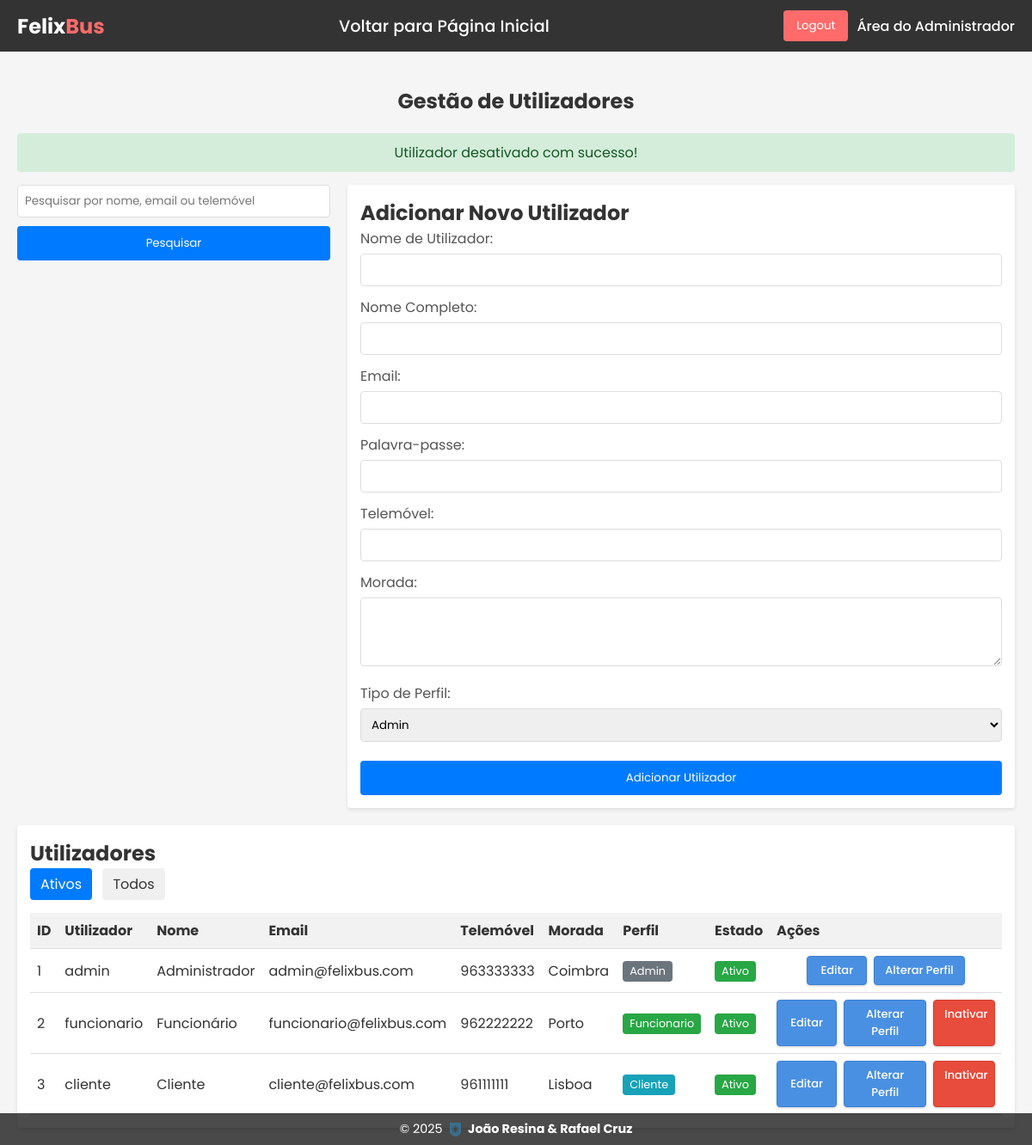
The page /paginas/gerir_utilizadores.php?alterar_estado=1&id=2&ativo=0&mostrar_inativos=0 (signed in) on the database its author committed.
### tables this page shows
CREATE TABLE utilizadores (
    id INT AUTO_INCREMENT PRIMARY KEY,
    user VARCHAR(20) UNIQUE NOT NULL,  
    pwd VARCHAR(255) NOT NULL,  
    nome VARCHAR(100) NOT NULL,
    email VARCHAR(150) UNIQUE NOT NULL,
    telemovel VARCHAR(20) NOT NULL,
    morada TEXT NOT NULL,
    tipo_perfil INT NOT NULL DEFAULT 4,  
    FOREIGN KEY (tipo_perfil) REFERENCES perfis(id)
);

CREATE TABLE perfis (
    id INT PRIMARY KEY,
    descricao VARCHAR(20) NOT NULL  
);

### paginas/gerir_utilizadores.php (the view, shortened to what this page needs)
<?php
function h($string) {
    return htmlspecialchars($string, ENT_QUOTES, 'UTF-8');
}
$mensagem = '';
$tipo_mensagem = '';
$mostrar_inativos = isset($_GET['mostrar_inativos']) ? (int)$_GET['mostrar_inativos'] : 0;
$pesquisa = isset($_GET['pesquisa']) ? mysqli_real_escape_string($conn, $_GET['pesquisa']) : '';
if (isset($_GET['alterar_estado']) && isset($_GET['id']) && $_GET['id'] != $_SESSION['id_utilizador']) {
    $id = intval($_GET['id']);
    $ativo = intval($_GET['ativo']);
    if (mysqli_query($conn, "UPDATE utilizadores SET ativo = $ativo WHERE id = $id")) {
        $mensagem = "Utilizador " . ($ativo == 1 ? "ativado" : "desativado") . " com sucesso!";
        $tipo_mensagem = "success";
    } else {
        $mensagem = "Erro ao alterar estado do utilizador: " . mysqli_error($conn);
        $tipo_mensagem = "danger";
    }
}
$perfis = [];
$result_perfis = mysqli_query($conn, "SELECT * FROM perfis ORDER BY id ASC");
while ($row = mysqli_fetch_assoc($result_perfis)) {
    $perfis[$row['id']] = $row['descricao'];
}
$sql = "SELECT u.*, p.descricao as perfil_nome
        FROM utilizadores u
        JOIN perfis p ON u.tipo_perfil = p.id
        WHERE 1=1";
if (!$mostrar_inativos) {
    $sql .= " AND u.ativo = 1";
}
$sql .= " ORDER BY u.id ASC";
$utilizadores = mysqli_query($conn, $sql);
?>
<!DOCTYPE html>
<html lang="pt">
<head>
    <link rel="stylesheet" href="gerir_utilizadores.css">
</head>
<body>
    <nav>
        <div class="logo">
            <h1>Felix<span>Bus</span></h1>
        </div>
        <div class="links" style="display: flex; justify-content: center; width: 50%;">
            <div class="link"> <a href="pg_admin.php" style="font-size: 1.2rem; font-weight: 500;">Voltar para Página Inicial</a></div>
        </div>
        <div class="buttons">
            <div class="btn"><a href="logout.php"><button>Logout</button></a></div>
            <div class="btn-admin">Área do Administrador</div>
        </div>
    </nav>
    <section>
        <h1>Gestão de Utilizadores</h1>
        <?php if (!empty($mensagem)): ?>
            <div class="alert alert-<?php echo $tipo_mensagem; ?>">
                <?php echo $mensagem; ?>
            </div>
        <?php endif; ?>
        <div class="container">
            <div class="pesquisa-container">
                <form method="GET" action="gerir_utilizadores.php">
                    <div class="input-group">
                        <input type="text" name="pesquisa" class="form-control" placeholder="Pesquisar por nome, email ou telemóvel" value="<?= h($pesquisa) ?>">
                        <button class="btn-pesquisa" type="submit">Pesquisar</button>
                    </div>
                </form>
            </div>
            <div class="form-container">
                <h2>Adicionar Novo Utilizador</h2>
                <form method="post" action="gerir_utilizadores.php">
                    <div class="form-group">
                        <label for="user">Nome de Utilizador:</label>
                        <input type="text" id="user" name="user" required>
                    </div>
                    <div class="form-group">
                        <label for="nome">Nome Completo:</label>
                        <input type="text" id="nome" name="nome" required>
                    </div>
                    <div class="form-group">
                        <label for="email">Email:</label>
                        <input type="email" id="email" name="email" required>
                    </div>
                    <div class="form-group">
                        <label for="pwd">Palavra-passe:</label>
                        <input type="password" id="pwd" name="pwd" required>
                    </div>
                    <div class="form-group">
                        <label for="telemovel">Telemóvel:</label>
                        <input type="text" id="telemovel" name="telemovel" required maxlength="9" minlength="9">
                    </div>
                    <div class="form-group">
                        <label for="morada">Morada:</label>
                        <textarea id="morada" name="morada" required></textarea>
                    </div>
                    <div class="form-group">
                        <label for="tipo_perfil">Tipo de Perfil:</label>
                        <select id="tipo_perfil" name="tipo_perfil" required>
                            <?php foreach ($perfis as $id => $descricao): ?>
                                <option value="<?php echo $id; ?>"><?php echo ucfirst($descricao); ?></option>
                            <?php endforeach; ?>
                        </select>
                    </div>
                    <button type="submit" name="adicionar">Adicionar Utilizador</button>
                </form>
            </div>
            <div class="table-container">
                <h2>Utilizadores</h2>
                <div class="filtro-container">
                    <a href="?mostrar_inativos=0" class="filtro-btn <?php echo !$mostrar_inativos ? 'active' : ''; ?>">Ativos</a>
                    <a href="?mostrar_inativos=1" class="filtro-btn <?php echo $mostrar_inativos ? 'active' : ''; ?>">Todos</a>
                </div>
                <table class="utilizadores-table">
                    <thead>
                        <tr>
                            <th>ID</th>
                            <th>Utilizador</th>
                            <th>Nome</th>
                            <th>Email</th>
                            <th>Telemóvel</th>
                            <th>Morada</th>
                            <th>Perfil</th>
                            <th>Estado</th>
                            <th>Ações</th>
                        </tr>
                    </thead>
                    <tbody>
                        <?php while ($utilizador = mysqli_fetch_assoc($utilizadores)): ?>
                            <tr class="<?php echo isset($utilizador['ativo']) && !$utilizador['ativo'] ? 'utilizador-inativo' : ''; ?>">
                                <td><?php echo $utilizador['id']; ?></td>
                                <td><?php echo $utilizador['user']; ?></td>
                                <td><?php echo $utilizador['nome']; ?></td>
                                <td><?php echo $utilizador['email']; ?></td>
                                <td><?php echo $utilizador['telemovel']; ?></td>
                                <td><?php echo $utilizador['morada']; ?></td>
                                <td>
                                    <span class="perfil-badge perfil-<?php echo $utilizador['tipo_perfil']; ?>">
                                        <?php echo ucfirst($utilizador['perfil_nome']); ?>
                                    </span>
                                </td>
                                <td>
                                    <span class="estado-badge estado-<?php echo $utilizador['ativo'] ? 'ativo' : 'inativo'; ?>">
                                        <?php echo $utilizador['ativo'] ? 'Ativo' : 'Inativo'; ?>
                                    </span>
                                </td>
                                <td>
                                    <div class="acoes-container">
                                        <button class="acao-btn editar-btn" onclick="abrirModalEditar(<?php echo $utilizador['id']; ?>, '<?php echo addslashes($utilizador['nome']); ?>', '<?php echo addslashes($utilizador['email']); ?>', '<?php echo addslashes($utilizador['telemovel']); ?>', '<?php echo addslashes($utilizador['morada']); ?>')">Editar</button>
                                        <div class="acoes-dropdown">
                                            <button class="dropdown-btn">Alterar Perfil</button>
                                        </div>
                                        <?php if ($utilizador['id'] != $_SESSION['id_utilizador']): ?>
                                            <?php if (isset($utilizador['ativo']) && $utilizador['ativo']): ?>
                                                <a href="?alterar_estado=1&id=<?php echo $utilizador['id']; ?>&ativo=0&mostrar_inativos=<?php echo $mostrar_inativos; ?>" class="acao-btn inativar-btn" onclick="return confirm('Tem a certeza que deseja inativar este utilizador?')">Inativar</a>
                                            <?php else: ?>
                                                <a href="?alterar_estado=1&id=<?php echo $utilizador['id']; ?>&ativo=1&mostrar_inativos=<?php echo $mostrar_inativos; ?>" class="acao-btn ativar-btn">Ativar</a>
                                            <?php endif; ?>
                                        <?php endif; ?>
                                    </div>
                                </td>
                            </tr>
                        <?php endwhile; ?>
                    </tbody>
                </table>
            </div>
        </div>
    </section>
    <footer>
        © <?php echo date("Y"); ?> <img src="estcb.png" alt="ESTCB"> <span>João Resina & Rafael Cruz</span>
    </footer>
</body>
</html>

### paginas/gerir_utilizadores.css (style rules this page uses)
* { padding: 0; margin: 0; font-family: 'Poppins', sans-serif; box-sizing: border-box; }
body { width: 100%; min-height: 100vh; background-color: #f5f5f5; color: #333; }
nav { width: 100%; height: 60px; display: flex; justify-content: space-between; align-items: center; background: #333; color: white; padding: 0 20px; }
.logo h1 { color: white; font-size: 1.5rem; }
.logo span { color: #ff6b6b; }
.links { display: flex; }
.link a { color: white; text-decoration: none; margin: 0 15px; }
.buttons { display: flex; align-items: center; gap: 10px; }
.btn button { padding: 8px 15px; background: #ff6b6b; color: white; border: none; border-radius: 4px; cursor: pointer; }
.btn-admin { color: white; font-weight: 500; }
section { padding: 20px; max-width: 1200px; margin: 0 auto; }
h1 { text-align: center; margin: 20px 0; color: #333; }
.alert { padding: 10px; margin-bottom: 15px; border-radius: 4px; text-align: center; }
.alert-success { background-color: #d4edda; color: #155724; }
.container { display: flex; flex-wrap: wrap; gap: 20px; }
.form-container, .table-container { background-color: white; padding: 15px; border-radius: 4px; box-shadow: 0 2px 4px rgba(0, 0, 0, 0.1); }
.form-container { flex: 1; min-width: 300px; }
.table-container { flex: 2; min-width: 600px; max-height: 600px; overflow-y: auto; overflow-x: auto; }
.form-group { margin-bottom: 12px; }
label { display: block; margin-bottom: 5px; color: #555; }
input, select, textarea { width: 100%; padding: 8px; border: 1px solid #ddd; border-radius: 4px; }
textarea { height: 80px; resize: vertical; }
button[type="submit"] { width: 100%; padding: 10px; background-color: #007BFF; color: white; border: none; border-radius: 4px; cursor: pointer; margin-top: 10px; }
.filtro-container { margin-bottom: 15px; }
.filtro-btn { display: inline-block; padding: 6px 12px; margin-right: 8px; background: #f0f0f0; border-radius: 4px; text-decoration: none; color: #333; transition: all 0.2s ease; }
.filtro-btn.active { background: #007BFF; color: white; }
.utilizadores-table { width: 100%; border-collapse: collapse; margin-top: 10px; }
.utilizadores-table thead { position: sticky; top: 0; background-color: #f2f2f2; z-index: 1; }
.utilizadores-table th, .utilizadores-table td { padding: 8px; text-align: left; border-bottom: 1px solid #ddd; }
.utilizadores-table th { background-color: #f2f2f2; }
.perfil-badge, .estado-badge { display: inline-block; padding: 3px 8px; border-radius: 4px; font-size: 0.8rem; text-align: center; }
.perfil-1 { background-color: #6c757d; color: white; }
.perfil-2 { background-color: #28a745; color: white; }
.perfil-3 { background-color: #17a2b8; color: white; }
.estado-ativo { background-color: #28a745; color: white; }
.acoes-container { display: flex; gap: 8px; justify-content: center; }
.acao-btn { padding: 6px 12px; border-radius: 4px; text-decoration: none; color: white; font-size: 13px; text-align: center; min-width: 70px; transition: all 0.2s ease; font-weight: 500; box-shadow: 0 1px 3px rgba(0,0,0,0.2); }
.editar-btn { background-color: #4a90e2; border: 1px solid #3a80d2; display: inline-block; position: relative; overflow: hidden; }
.editar-btn:before { content: ""; position: absolute; top: 0; left: -100%; width: 100%; height: 100%; background: linear-gradient(90deg, transparent, rgba(255,255,255,0.2), transparent); transition: all 0.6s ease; }
.inativar-btn { background-color: #e74c3c; border: 1px solid #d73c2c; }
footer { position: fixed; bottom: 0; width: 100%; padding: 8px; text-align: center; color: white; background: rgba(0, 0, 0, 0.7); display: flex; justify-content: center; align-items: center; gap: 8px; font-size: 0.9rem; z-index: 100; }
footer span { font-weight: bold; }
footer img { height: 16px; width: auto; }
.acoes-dropdown { position: relative; display: inline-block; }
.dropdown-btn { background-color: #4a90e2; color: white; border: 1px solid #3a80d2; border-radius: 4px; padding: 6px 12px; font-size: 13px; cursor: pointer; text-align: center; min-width: 70px; transition: all 0.2s ease; font-weight: 500; box-shadow: 0 1px 3px rgba(0,0,0,0.2); }

### rows shown on the page
utilizadores: id "1", user "admin", nome "Administrador", email "admin@felixbus.com", telemovel "963333333", morada "Coimbra", tipo_perfil.descricao "Admin", ativo "Ativo"
utilizadores: id "2", user "funcionario", nome "Funcionário", email "funcionario@felixbus.com", telemovel "962222222", morada "Porto", tipo_perfil.descricao "Funcionario", ativo "Ativo"
utilizadores: id "3", user "cliente", nome "Cliente", email "cliente@felixbus.com", telemovel "961111111", morada "Lisboa", tipo_perfil.descricao "Cliente", ativo "Ativo"

### other values the page prints
$mensagem "Utilizador desativado com sucesso!"
form field tipo_perfil "Admin"
